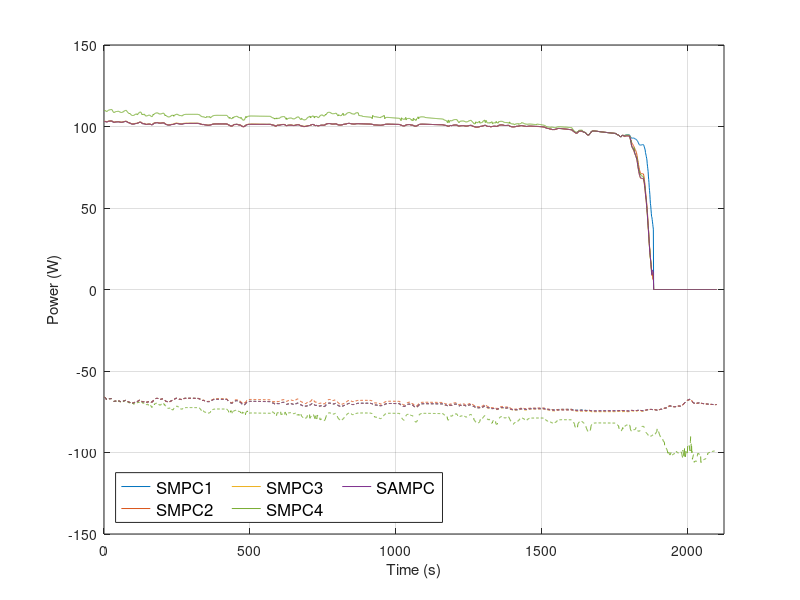

This figure's MATLAB source: (Note: this script raises an error after producing the figure.)
%% Plot Discharge SOP within the power prediction interval 
clear all;
close all;
clc;




name = 'NYCC';

data0 = load('SOP_NYCC_1e6.mat');
data1 = load('SOP_NYCC_1e7.mat');
data2 = load('SOP_NYCC_1e8.mat');
data3 = load('SOP_NYCC_1e9.mat');
data4 = load('SOP_NYCC_adap.mat');

saveFig = 1;

flagPlot = 1;    % 0 -> Discharge      1 -> Charge


% tk=300; % discharge
% tk = 1080;


tk=600;  % charge  chosen


colors = {[0, 0.4470, 0.7410];...
    [0.8500, 0.3250, 0.0980];...
    [0.9290, 0.6940, 0.1250];...
    [0.4660, 0.6740, 0.1880];...
    [0.4940, 0.1840, 0.5560]};

figure()
% Discharge
plot(data0.P_MPC_Dis,'Color',colors{1});hold on;
plot(data1.P_MPC_Dis,'Color',colors{2});hold on;
plot(data2.P_MPC_Dis,'Color',colors{3});hold on;
plot(data3.P_MPC_Dis,'Color',colors{4});hold on;
plot(data4.P_MPC_Dis,'Color',colors{5});hold on;

plot(data0.P_MPC_Chg,'--','Color',colors{1});hold on;
plot(data1.P_MPC_Chg,'--','Color',colors{2});hold on;
plot(data2.P_MPC_Chg,'--','Color',colors{3});hold on;
plot(data3.P_MPC_Chg,'--','Color',colors{4});hold on;
plot(data4.P_MPC_Chg,'--','Color',colors{5});hold on;
legend('SMPC1','SMPC2','SMPC3','SMPC4','SAMPC',...
    'location','best','NumColumns',4,'FontSize',12,'Location','SouthWest')
grid on;
ylabel('Power (W)'); xlabel('Time (s)'); xlim([data1.time(1) data1.time(end)]);
thesisFormat;
if saveFig, saveas(gcf,sprintf('./figures/SOP_NYCC'),'epsc'); end

if flagPlot==0

    tp = 1:10;
    figure()
    plot(tp,data1.I_MPC_Dis(1,2:end,tk),'-o','linewidth',2,'Color',colors{1});hold on;
    plot(tp,data1.I_MPC_Dis(1,2:end,tk),'-o','linewidth',2,'Color',colors{2});hold on;
    plot(tp,data2.I_MPC_Dis(1,2:end,tk),'-o','linewidth',2,'Color',colors{3});hold on;
    plot(tp,data3.I_MPC_Dis(1,2:end,tk),'-o','linewidth',2,'Color',colors{4});hold on;
    plot(tp,data4.I_MPC_Dis(1,2:end,tk),'-o','linewidth',2,'Color',colors{5});hold on;
    grid on;xlim([1 tp(end)]); 
    ylabel('Current (A)'); 
    xlabel(['Prediction interval'])
    set(get(gca,'XLabel'),'FontSize',15,'FontName','Times','FontWeight','normal');
    set(get(gca,'YLabel'),'FontSize',15,'FontName','Times','FontWeight','normal');
    set(gcf,'position',[400,400,226,196]);  
    paperSmallFormat;
    if saveFig, saveas(gcf,sprintf('./figures/SOP_DIS_%s_%d_I',name,tk),'epsc'); end



    figure()
    plot(tp,data1.V_MPC_Dis(1,2:end,tk),'-o','linewidth',2,'Color',colors{1});hold on;
    plot(tp,data1.V_MPC_Dis(1,2:end,tk),'-o','linewidth',2,'Color',colors{2});hold on;
    plot(tp,data2.V_MPC_Dis(1,2:end,tk),'-o','linewidth',2,'Color',colors{3});hold on;
    plot(tp,data3.V_MPC_Dis(1,2:end,tk),'-o','linewidth',2,'Color',colors{4});hold on;
    plot(tp,data4.V_MPC_Dis(1,2:end,tk),'-o','linewidth',2,'Color',colors{5});hold on;
    grid on;xlim([1 tp(end)]);ylabel('Voltage (V)')
    xlabel(['Prediction interval']); 
    set(get(gca,'XLabel'),'FontSize',15,'FontName','Times','FontWeight','normal');
    set(get(gca,'YLabel'),'FontSize',15,'FontName','Times','FontWeight','normal');
    set(gcf,'position',[400,400,226,196]);  
    paperSmallFormat;
    if saveFig, saveas(gcf,sprintf('./figures/SOP_DIS_%s_%d_V',name,tk),'epsc'); end

    figure()
    plot(tp,data0.X_MPC_Dis(4,2:end,tk),'-o','linewidth',2,'Color',colors{1});hold on;
    plot(tp,data1.X_MPC_Dis(4,2:end,tk),'-o','linewidth',2,'Color',colors{2});hold on;
    plot(tp,data2.X_MPC_Dis(4,2:end,tk),'-o','linewidth',2,'Color',colors{3});hold on;
    plot(tp,data3.X_MPC_Dis(4,2:end,tk),'-o','linewidth',2,'Color',colors{4});hold on;
    plot(tp,data4.X_MPC_Dis(4,2:end,tk),'-o','linewidth',2,'Color',colors{5});hold on;
    grid on;xlim([1 tp(end)]);ylabel('Temperature (\circC)')
    xlabel(['Prediction interval']); 
    set(get(gca,'XLabel'),'FontSize',15,'FontName','Times','FontWeight','normal');
    set(get(gca,'YLabel'),'FontSize',15,'FontName','Times','FontWeight','normal');
    set(gcf,'position',[400,400,226,196]);  
    paperSmallFormat;
    if saveFig, saveas(gcf,sprintf('./figures/SOP_DIS_%s_%d_Tc',name,tk),'epsc'); end



% 
    figure
    plot(tp,data0.X_MPC_Dis(1,2:end,tk),'-o','linewidth',2,'Color',colors{1});hold on;
    plot(tp,data1.X_MPC_Dis(1,2:end,tk),'-o','linewidth',2,'Color',colors{2});hold on;
    plot(tp,data2.X_MPC_Dis(1,2:end,tk),'-o','linewidth',2,'Color',colors{3});hold on;
    plot(tp,data3.X_MPC_Dis(1,2:end,tk),'-o','linewidth',2,'Color',colors{4});hold on;
    plot(tp,data4.X_MPC_Dis(1,2:end,tk),'-o','linewidth',2,'Color',colors{5});hold on;
    grid on;xlim([1 tp(end)]);ylabel('SOC (%)')
    xlabel(['Prediction interval']);
    set(get(gca,'XLabel'),'FontSize',15,'FontName','Times','FontWeight','normal');
    set(get(gca,'YLabel'),'FontSize',15,'FontName','Times','FontWeight','normal');
    set(gcf,'position',[400,400,226,196]);  
    paperSmallFormat;
    if saveFig, saveas(gcf,sprintf('./figures/SOP_DIS_%s_%d_SOC',name,tk),'epsc'); end

    figure()
    plot(tp,data0.V_MPC_Dis(1,2:end,tk).*data1.I_MPC_Dis(1,2:end,tk),'-o','linewidth',2,'Color',colors{1});hold on;
    plot(tp,data1.V_MPC_Dis(1,2:end,tk).*data1.I_MPC_Dis(1,2:end,tk),'-o','linewidth',2,'Color',colors{2});hold on;
    plot(tp,data2.V_MPC_Dis(1,2:end,tk).*data2.I_MPC_Dis(1,2:end,tk),'-o','linewidth',2,'Color',colors{3});hold on;
    plot(tp,data3.V_MPC_Dis(1,2:end,tk).*data3.I_MPC_Dis(1,2:end,tk),'-o','linewidth',2,'Color',colors{4});hold on;
    plot(tp,data4.V_MPC_Dis(1,2:end,tk).*data4.I_MPC_Dis(1,2:end,tk),'-o','linewidth',2,'Color',colors{5});
    grid on;xlim([1 tp(end)]);ylabel('Inst. Power (W)')
    xlabel(['Prediction interval',newline,'\bf (e)']); 
    set(gcf,'position',[400,400,226,196]); 
    paperSmallFormat;
    set(get(gca,'XLabel'),'FontSize',15,'FontName','Times','FontWeight','normal');
    set(get(gca,'YLabel'),'FontSize',15,'FontName','Times','FontWeight','normal');
    if saveFig, saveas(gcf,sprintf('./figures/SOP_DIS_%s_%d_I',name,tk),'epsc'); end

    figure()
    plot(tp,data4.Ru_MPC_Dis(tk,2:end),'-o','linewidth',2,'color',[0.4660, 0.6740, 0.1880]);hold on;
    grid on;xlim([1 tp(end)]);ylabel('{\it r_{adap}}')
    xlabel(['Prediction interval',newline,'\bf (f)']);
    set(gcf,'position',[400,400,226,196]);  
    paperSmallFormat;
    set(get(gca,'XLabel'),'FontSize',15,'FontName','Times','FontWeight','normal');
    set(get(gca,'YLabel'),'FontSize',15,'FontName','Times','FontWeight','normal');
    if saveFig, saveas(gcf,sprintf('./figures/SOP_DIS_%s_%d_Rwadap',name,tk),'epsc'); end

elseif flagPlot == 1


    tp = 1:10;
    figure()
    plot(tp,data1.I_MPC_Chg(1,2:end,tk),'-o','linewidth',2,'Color',colors{1});hold on;
    plot(tp,data1.I_MPC_Chg(1,2:end,tk),'-o','linewidth',2,'Color',colors{2});hold on;
    plot(tp,data2.I_MPC_Chg(1,2:end,tk),'-o','linewidth',2,'Color',colors{3});hold on;
    plot(tp,data3.I_MPC_Chg(1,2:end,tk),'-o','linewidth',2,'Color',colors{4});hold on;
    plot(tp,data4.I_MPC_Chg(1,2:end,tk),'-o','linewidth',2,'Color',colors{5});hold on;
    grid on;xlim([1 tp(end)]); 
    ylabel('Current (A)'); 
    xlabel(['Prediction interval'])
    set(get(gca,'XLabel'),'FontSize',15,'FontName','Times','FontWeight','normal');
    set(get(gca,'YLabel'),'FontSize',15,'FontName','Times','FontWeight','normal');
    set(gcf,'position',[400,400,226,196]);  
    paperSmallFormat;
    if saveFig, saveas(gcf,sprintf('./figures/SOP_CHG_%s_%d_I',name,tk),'epsc'); end



    figure()
    plot(tp,data1.V_MPC_Chg(1,2:end,tk),'-o','linewidth',2,'Color',colors{1});hold on;
    plot(tp,data1.V_MPC_Chg(1,2:end,tk),'-o','linewidth',2,'Color',colors{2});hold on;
    plot(tp,data2.V_MPC_Chg(1,2:end,tk),'-o','linewidth',2,'Color',colors{3});hold on;
    plot(tp,data3.V_MPC_Chg(1,2:end,tk),'-o','linewidth',2,'Color',colors{4});hold on;
    plot(tp,data4.V_MPC_Chg(1,2:end,tk),'-o','linewidth',2,'Color',colors{5});hold on;
    grid on;xlim([1 tp(end)]);ylabel('Voltage (V)')
    xlabel(['Prediction interval']); 
    set(get(gca,'XLabel'),'FontSize',15,'FontName','Times','FontWeight','normal');
    set(get(gca,'YLabel'),'FontSize',15,'FontName','Times','FontWeight','normal');
    set(gcf,'position',[400,400,226,196]);  
    paperSmallFormat;
    if saveFig, saveas(gcf,sprintf('./figures/SOP_CHG_%s_%d_V',name,tk),'epsc'); end

    figure()
    plot(tp,data0.X_MPC_Chg(4,2:end,tk),'-o','linewidth',2,'Color',colors{1});hold on;
    plot(tp,data1.X_MPC_Chg(4,2:end,tk),'-o','linewidth',2,'Color',colors{2});hold on;
    plot(tp,data2.X_MPC_Chg(4,2:end,tk),'-o','linewidth',2,'Color',colors{3});hold on;
    plot(tp,data3.X_MPC_Chg(4,2:end,tk),'-o','linewidth',2,'Color',colors{4});hold on;
    plot(tp,data4.X_MPC_Chg(4,2:end,tk),'-o','linewidth',2,'Color',colors{5});hold on;
    grid on;xlim([1 tp(end)]);ylabel('Temperature (\circC)')
    xlabel(['Prediction interval']); 
    set(get(gca,'XLabel'),'FontSize',15,'FontName','Times','FontWeight','normal');
    set(get(gca,'YLabel'),'FontSize',15,'FontName','Times','FontWeight','normal');
    set(gcf,'position',[400,400,226,196]);  
    paperSmallFormat;
    if saveFig, saveas(gcf,sprintf('./figures/SOP_CHG_%s_%d_Tc',name,tk),'epsc'); end



% 
    figure
    plot(tp,data0.X_MPC_Chg(1,2:end,tk),'-o','linewidth',2,'Color',colors{1});hold on;
    plot(tp,data1.X_MPC_Chg(1,2:end,tk),'-o','linewidth',2,'Color',colors{2});hold on;
    plot(tp,data2.X_MPC_Chg(1,2:end,tk),'-o','linewidth',2,'Color',colors{3});hold on;
    plot(tp,data3.X_MPC_Chg(1,2:end,tk),'-o','linewidth',2,'Color',colors{4});hold on;
    plot(tp,data4.X_MPC_Chg(1,2:end,tk),'-o','linewidth',2,'Color',colors{5});hold on;
    grid on;xlim([1 tp(end)]);ylabel('SOC (%)')
    xlabel(['Prediction interval']);
    set(get(gca,'XLabel'),'FontSize',15,'FontName','Times','FontWeight','normal');
    set(get(gca,'YLabel'),'FontSize',15,'FontName','Times','FontWeight','normal');
    set(gcf,'position',[400,400,226,196]);  
    paperSmallFormat;
    if saveFig, saveas(gcf,sprintf('./figures/SOP_CHG_%s_%d_SOC',name,tk),'epsc'); end

    figure()
    plot(tp,data0.V_MPC_Chg(1,2:end,tk).*data1.I_MPC_Chg(1,2:end,tk),'-o','linewidth',2,'Color',colors{1});hold on;
    plot(tp,data1.V_MPC_Chg(1,2:end,tk).*data1.I_MPC_Chg(1,2:end,tk),'-o','linewidth',2,'Color',colors{2});hold on;
    plot(tp,data2.V_MPC_Chg(1,2:end,tk).*data2.I_MPC_Chg(1,2:end,tk),'-o','linewidth',2,'Color',colors{3});hold on;
    plot(tp,data3.V_MPC_Chg(1,2:end,tk).*data3.I_MPC_Chg(1,2:end,tk),'-o','linewidth',2,'Color',colors{4});hold on;
    plot(tp,data4.V_MPC_Chg(1,2:end,tk).*data4.I_MPC_Chg(1,2:end,tk),'-o','linewidth',2,'Color',colors{5});
    grid on;xlim([1 tp(end)]);ylabel('Inst. Power (W)')
    xlabel(['Prediction interval']); 
    set(gcf,'position',[400,400,226,196]); 
    paperSmallFormat;
    set(get(gca,'XLabel'),'FontSize',15,'FontName','Times','FontWeight','normal');
    set(get(gca,'YLabel'),'FontSize',15,'FontName','Times','FontWeight','normal');
    if saveFig, saveas(gcf,sprintf('./figures/SOP_CHG_%s_%d_I',name,tk),'epsc'); end

    figure()
    plot(tp,data4.Ru_MPC_Chg(tk,2:end),'-o','linewidth',2,'color',[0.4660, 0.6740, 0.1880]);hold on;
    grid on;xlim([1 tp(end)]);ylabel('{\it r_{adap}}')
    xlabel(['Prediction interval']);
    set(gcf,'position',[400,400,226,196]);  
    paperSmallFormat;
    set(get(gca,'XLabel'),'FontSize',15,'FontName','Times','FontWeight','normal');
    set(get(gca,'YLabel'),'FontSize',15,'FontName','Times','FontWeight','normal');
    if saveFig, saveas(gcf,sprintf('./figures/SOP_CHG_%s_%d_Rwadap',name,tk),'epsc'); end


end

